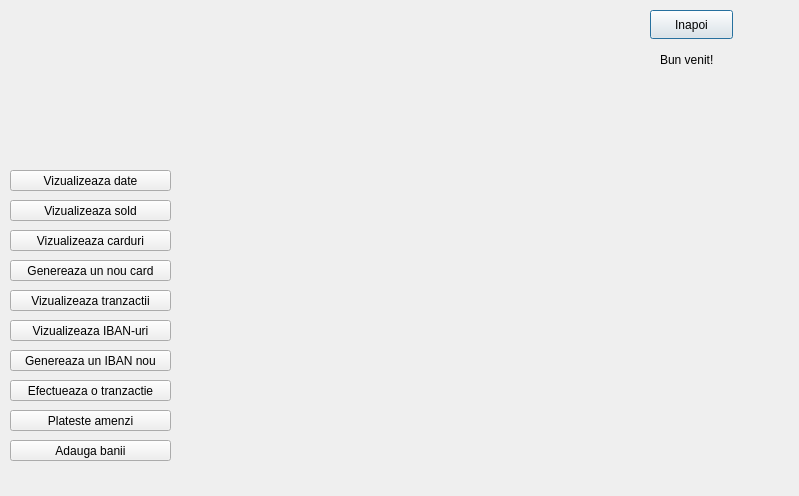
<?xml version="1.0" encoding="UTF-8"?>
<ui version="4.0">
 <class>fereastraLogin</class>
 <widget class="QDialog" name="fereastraLogin">
  <property name="geometry">
   <rect>
    <x>0</x>
    <y>0</y>
    <width>799</width>
    <height>496</height>
   </rect>
  </property>
  <property name="windowTitle">
   <string>Dialog</string>
  </property>
  <property name="styleSheet">
   <string notr="true">#fereastraLogin{
background:url(:/imaginebuna.png)}</string>
  </property>
  <widget class="QLabel" name="label">
   <property name="geometry">
    <rect>
     <x>660</x>
     <y>50</y>
     <width>63</width>
     <height>20</height>
    </rect>
   </property>
   <property name="text">
    <string>Bun venit!</string>
   </property>
  </widget>
  <widget class="QPushButton" name="pushButtonInapoi">
   <property name="geometry">
    <rect>
     <x>650</x>
     <y>10</y>
     <width>83</width>
     <height>29</height>
    </rect>
   </property>
   <property name="text">
    <string>Inapoi</string>
   </property>
  </widget>
  <widget class="QPushButton" name="pushButton">
   <property name="geometry">
    <rect>
     <x>10</x>
     <y>170</y>
     <width>161</width>
     <height>21</height>
    </rect>
   </property>
   <property name="text">
    <string>Vizualizeaza date</string>
   </property>
  </widget>
  <widget class="QLabel" name="labelNume">
   <property name="geometry">
    <rect>
     <x>660</x>
     <y>80</y>
     <width>121</width>
     <height>20</height>
    </rect>
   </property>
   <property name="layoutDirection">
    <enum>Qt::RightToLeft</enum>
   </property>
   <property name="text">
    <string/>
   </property>
  </widget>
  <widget class="QLabel" name="labelDate">
   <property name="geometry">
    <rect>
     <x>190</x>
     <y>170</y>
     <width>381</width>
     <height>21</height>
    </rect>
   </property>
   <property name="text">
    <string/>
   </property>
  </widget>
  <widget class="QPushButton" name="pushButton_2">
   <property name="geometry">
    <rect>
     <x>10</x>
     <y>200</y>
     <width>161</width>
     <height>21</height>
    </rect>
   </property>
   <property name="text">
    <string>Vizualizeaza sold</string>
   </property>
  </widget>
  <widget class="QLabel" name="labelDateSold">
   <property name="geometry">
    <rect>
     <x>190</x>
     <y>200</y>
     <width>251</width>
     <height>21</height>
    </rect>
   </property>
   <property name="text">
    <string/>
   </property>
  </widget>
  <widget class="QPushButton" name="pushButton_3">
   <property name="geometry">
    <rect>
     <x>10</x>
     <y>230</y>
     <width>161</width>
     <height>21</height>
    </rect>
   </property>
   <property name="text">
    <string>Vizualizeaza carduri</string>
   </property>
  </widget>
  <widget class="QPushButton" name="pushButton_4">
   <property name="geometry">
    <rect>
     <x>10</x>
     <y>290</y>
     <width>161</width>
     <height>21</height>
    </rect>
   </property>
   <property name="text">
    <string>Vizualizeaza tranzactii</string>
   </property>
  </widget>
  <widget class="QPushButton" name="pushButton_5">
   <property name="geometry">
    <rect>
     <x>10</x>
     <y>320</y>
     <width>161</width>
     <height>21</height>
    </rect>
   </property>
   <property name="text">
    <string>Vizualizeaza IBAN-uri</string>
   </property>
  </widget>
  <widget class="QPushButton" name="pushButton_6">
   <property name="geometry">
    <rect>
     <x>10</x>
     <y>350</y>
     <width>161</width>
     <height>21</height>
    </rect>
   </property>
   <property name="text">
    <string>Genereaza un IBAN nou</string>
   </property>
  </widget>
  <widget class="QPushButton" name="pushButton_7">
   <property name="geometry">
    <rect>
     <x>10</x>
     <y>380</y>
     <width>161</width>
     <height>21</height>
    </rect>
   </property>
   <property name="text">
    <string>Efectueaza o tranzactie</string>
   </property>
  </widget>
  <widget class="QLabel" name="label_2">
   <property name="geometry">
    <rect>
     <x>190</x>
     <y>350</y>
     <width>171</width>
     <height>20</height>
    </rect>
   </property>
   <property name="text">
    <string/>
   </property>
  </widget>
  <widget class="QPushButton" name="pushButton_8">
   <property name="geometry">
    <rect>
     <x>10</x>
     <y>410</y>
     <width>161</width>
     <height>21</height>
    </rect>
   </property>
   <property name="text">
    <string>Plateste amenzi</string>
   </property>
  </widget>
  <widget class="QPushButton" name="pushButton_9">
   <property name="geometry">
    <rect>
     <x>10</x>
     <y>260</y>
     <width>161</width>
     <height>21</height>
    </rect>
   </property>
   <property name="text">
    <string>Genereaza un nou card</string>
   </property>
  </widget>
  <widget class="QLabel" name="label_3">
   <property name="geometry">
    <rect>
     <x>200</x>
     <y>260</y>
     <width>161</width>
     <height>20</height>
    </rect>
   </property>
   <property name="text">
    <string/>
   </property>
  </widget>
  <widget class="QPushButton" name="pushButton_10">
   <property name="geometry">
    <rect>
     <x>10</x>
     <y>440</y>
     <width>161</width>
     <height>21</height>
    </rect>
   </property>
   <property name="text">
    <string>Adauga banii</string>
   </property>
  </widget>
 </widget>
 <resources/>
 <connections/>
</ui>
